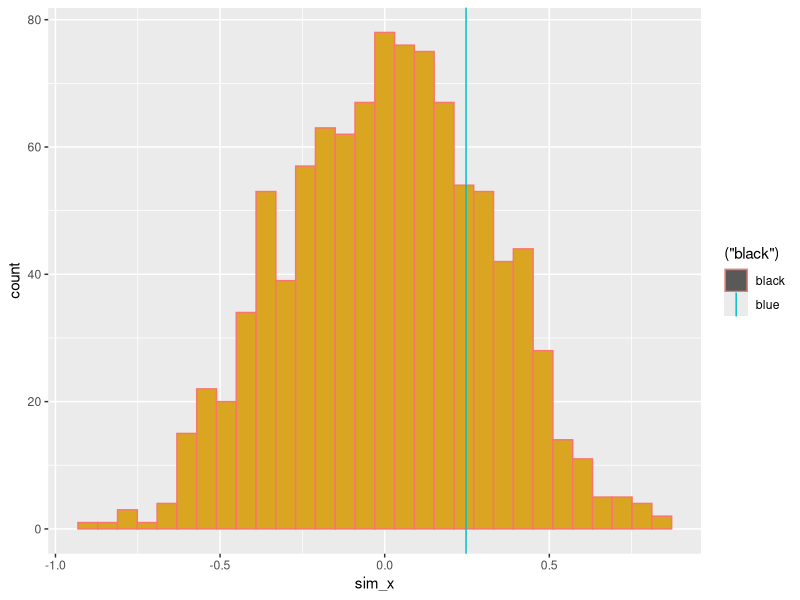

This chart was generated by the following R code:
# -----------------------------------
# Randomization Tests 
# 08 Apr 2021
# EMD
# -----------------------------------
#

# Statistical p is probability of obtaining
# the observed results (or something more extreme)
# if the null hypothesis were true p(data|H0)
# Null hypothesis is hypothesis of "no effect" 
# variation is caused by measured error or other
# unspecified (an less important) sources of variation

# two advantages of randomization tests
# relaxes assumptions of standard parametric tests (normality, balanced sample sizes, common variance)
# gives a more intuitive understanding of statistical probability

# Steps in randomization test ------------------------------

# 1. Define a metric X as a single number to represent pattern
# 2. Calculate x(obs) the metric for the empirical (=observed) data that we start with
# 3. Randomize or reshuffle the data. Randomize in a way that would uncouple the association between observed data and their assignment to treatment groups. Ideally, the randomization only affect the pattern of treatment effects in the data. Other aspects of the data (such as sample sizes) are preserved in the randomization).
# 4. for this single randomization, calculate x(sim). If null hypothesis is true x(obs) is similar to x(sim). If null hypothesis is false x(obs) is very different from x(sim)
# 5. Repear steps (3) and (4) many times (typically n=1000). This will let us visualize as a histogram the distribution of x(sim); distribution of x valyues when the null hypothesis is true
# 6 Estimate the tail probability of the observed metric (or something more extreme) given the null distribution (p(x(obs)|H0).

# Preliminaries ------------------------------

library(ggplot2)
library(TeachingDemos)

set.seed(100)
char2seed("espresso withdrawal")
options(digits=10) # optional
char2seed("espresso withdrawal", set = FALSE)

Sys.time()
as.numeric(Sys.time())
my_seed <- as.numeric(Sys.time())
set.seed(my_seed)
char2seed("espresso withdrawal")

# create treatment groups
trt_group <- c(rep("Control",4), rep("Treatment",5))

# create response variable
z <- c(runif(4) + 1, runif(5) +10)
print(z)

# combine vectors into data frame
df <- data.frame(trt=trt_group,res=z)
print(df)

# look at means in the two groups
obs <- tapply(df$res,df$trt,mean)
print(obs)

# create a simulated data set

# Set up a new data frame
df_sim <- df
df_sim$res <- sample(df_sim$res)
print(df_sim)

# look at mean in two groups of randomized data
sim <- tapply(df_sim$res,df_sim$trt,mean)
print(sim)

# build functions ------------------------------

# -----------------------------------
# FUNCTION read_data
# description: read in (or generate) data set for analysis
# inputs: file name (or nothing, as in this demo)
# outputs: 3 column data frame of observed data
#####################################
read_data <- function(z=NULL) {
        if(is.null(z)){
          x_obs <- 1:20
          y_obs <- x_obs + 10*rnorm(20)
          df <- data.frame(ID=seq_along(x_obs),
                           x_obs,
                           y_obs)
          
#        df <- read.table(file=x,
#                         header=TRUE, 
#                         stringsAsFactors = FALSE)
        }
          


return(df)

} # end of read_data
# -----------------------------------
# read_data()

# -----------------------------------
# FUNCTION get_metric
# description: calculate metric for randomization test
# inputs: 2-column data frame for regression
# outputs: regression slope
#####################################
get_metric <- function(z=NULL) {
  if(is.null(z)){
    x_obs <- 1:20
    y_obs <- x_obs + 10*rnorm(20)
    z <- data.frame(ID=seq_ALONG(x_obs),
                    x_obs,
                    y_obs)}
  . <- lm(z[,3]~z[,2])
  . <- summary(.)
  . <- .$coefficients[2,1]
  slope <- .
  


return(slope)

} # end of get_metric
# -----------------------------------
# get_metric

# -----------------------------------
# FUNCTION shuffle_data
# description: randomize data for regression analysis
# inputs: 3 column data frame (ID, xvar, yvar)
# outputs: 3 column data frame (ID, xvar, yvar)
#####################################
shuffle_data <- function(z=NULL) {
  if(is.null(z)) {
    x_obs <- 1:20
    y_obs <- x_obs + 10*rnorm(20)
    z <- data.frame(ID=seq_along(x_obs),
                    x_obs,
                    y_obs)}
  z[,3] <- sample(z[,3])


  

return(z)

} # end of shuffle_data
# -----------------------------------
#shuffle_data()

# -----------------------------------
# FUNCTION get_pval
# description: calulate p value from simulation
# inputs: list of observed metric and vector of simulated metrics
# outputs: lower, and upper tail probability value
#####################################
get_pval <- function(x=NULL) {
  if(is.null(z)){
    z <- list(rnorm(1),rnorm(1000)) }
    p_lower <- mean(z[[2]]<=z[[1]])
    p_upper <- mean(z[[2]]>=z[[1]])

return(c(pL=p_lower,pU=p_upper))
    

} # end of get_pval
# -----------------------------------
get_pval()

# -----------------------------------
# FUNCTION plot_ran_test
# description: create a ggplot of histogram of simulated values
# inputs: list of observed metric and vector simulated metrics
# outputs: saved ggplot graph
#####################################
plot_ran_test <- function(z=NULL) {
  
  if(is.null(z)){
    z <- list(rnorm(1), rnorm(1000)) }
  
  df <- data.frame(ID=seq_along(z[[2]]), sim_x=z[[2]])
  p1 <- ggplot(data = df, mapping=aes(x=sim_x))
  p2 <- p1 + geom_histogram(mapping=aes(fill=I("goldenrod"),
                      color=('black'))) +
  geom_vline(aes(xintercept=z[[1]],col='blue'))
  
  plot(p2)


return("Checking...plot_ran_test")

} # end of plot_ran_test
# -----------------------------------
#plot_ran_test()

n_sim <- 1000 # number of simulated data sets
x_sim <- rep(NA,n_sim) # set up empty vector for simulated slopes
df <- read_data() # get (fake) data
x_obs <- get_metric(df) # get slope of observed data

for (i in seq_len(n_sim)) {
  x_sim[i] <- get_metric(shuffle_data(df)) #run simulation
}

slopes <- list(x_obs,x_sim) 
get_pval(slopes)
plot_ran_test(slopes)
